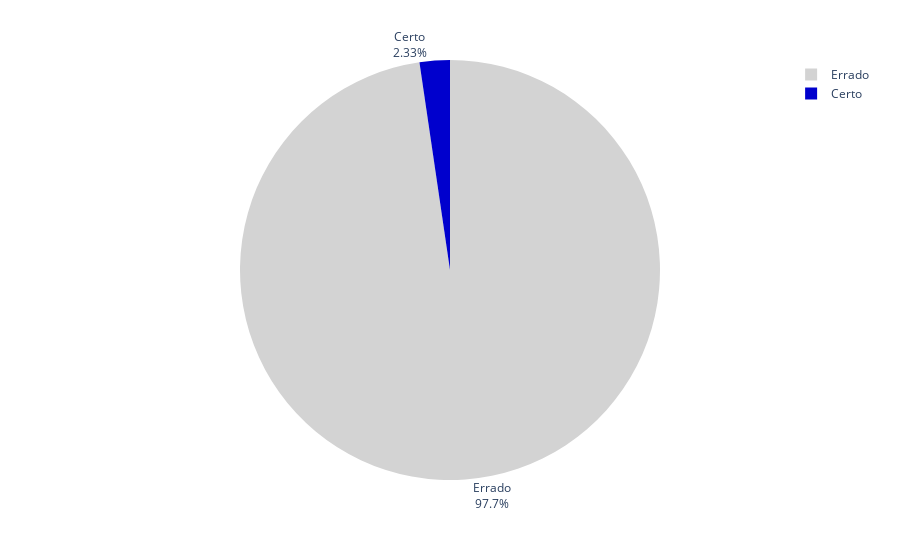

The cell this chart's notebook holds for it:
### Code cell
criar_grafico_pizza([local_ponta_total_certo, local_ponta_total_errado])

### Figure 1 — Plotly figure (JSON) as saved in the notebook; plotly's stock layout.template omitted (floating-point values rounded to 4 significant figures)
{"data": [{"customdata": [["Certo"], ["Errado"]], "domain": {"x": [0, 1], "y": [0, 1]}, "hovertemplate": "Situação=%{customdata[0]}<br>Quantidade=%{value}<extra></extra>", "labels": ["Certo", "Errado"], "legendgroup": "", "marker": {"colors": ["mediumblue", "lightgrey"]}, "name": "", "showlegend": true, "textinfo": "percent+label", "textposition": "outside", "type": "pie", "values": [4, 168]}], "layout": {"legend": {"tracegroupgap": 0}, "margin": {"t": 60}}}
